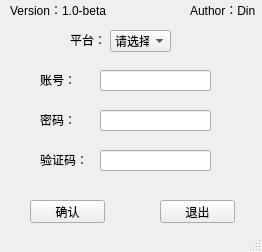
<?xml version="1.0" encoding="UTF-8"?>
<ui version="4.0">
 <class>MainWindow</class>
 <widget class="QMainWindow" name="MainWindow">
  <property name="geometry">
   <rect>
    <x>0</x>
    <y>0</y>
    <width>262</width>
    <height>252</height>
   </rect>
  </property>
  <property name="windowTitle">
   <string>MainWindow</string>
  </property>
  <widget class="QWidget" name="centralwidget">
   <widget class="QLineEdit" name="accountText">
    <property name="geometry">
     <rect>
      <x>100</x>
      <y>70</y>
      <width>111</width>
      <height>21</height>
     </rect>
    </property>
   </widget>
   <widget class="QLineEdit" name="passwordText">
    <property name="geometry">
     <rect>
      <x>100</x>
      <y>110</y>
      <width>111</width>
      <height>21</height>
     </rect>
    </property>
   </widget>
   <widget class="QLineEdit" name="codeText">
    <property name="geometry">
     <rect>
      <x>100</x>
      <y>150</y>
      <width>111</width>
      <height>21</height>
     </rect>
    </property>
   </widget>
   <widget class="QPushButton" name="confirmButton">
    <property name="geometry">
     <rect>
      <x>30</x>
      <y>200</y>
      <width>75</width>
      <height>23</height>
     </rect>
    </property>
    <property name="text">
     <string>确认</string>
    </property>
   </widget>
   <widget class="QPushButton" name="exitButton">
    <property name="geometry">
     <rect>
      <x>160</x>
      <y>200</y>
      <width>75</width>
      <height>23</height>
     </rect>
    </property>
    <property name="text">
     <string>退出</string>
    </property>
   </widget>
   <widget class="QLabel" name="accLabel">
    <property name="geometry">
     <rect>
      <x>40</x>
      <y>70</y>
      <width>61</width>
      <height>20</height>
     </rect>
    </property>
    <property name="text">
     <string>账号：</string>
    </property>
   </widget>
   <widget class="QLabel" name="passLabel">
    <property name="geometry">
     <rect>
      <x>40</x>
      <y>110</y>
      <width>61</width>
      <height>20</height>
     </rect>
    </property>
    <property name="text">
     <string>密码：</string>
    </property>
   </widget>
   <widget class="QLabel" name="codeLabel">
    <property name="geometry">
     <rect>
      <x>40</x>
      <y>150</y>
      <width>61</width>
      <height>20</height>
     </rect>
    </property>
    <property name="text">
     <string>验证码：</string>
    </property>
   </widget>
   <widget class="QLabel" name="Author">
    <property name="geometry">
     <rect>
      <x>190</x>
      <y>0</y>
      <width>81</width>
      <height>20</height>
     </rect>
    </property>
    <property name="text">
     <string>Author：Din</string>
    </property>
   </widget>
   <widget class="QComboBox" name="platformBox">
    <property name="geometry">
     <rect>
      <x>110</x>
      <y>30</y>
      <width>61</width>
      <height>22</height>
     </rect>
    </property>
    <item>
     <property name="text">
      <string>请选择</string>
     </property>
    </item>
    <item>
     <property name="text">
      <string>BB</string>
     </property>
    </item>
    <item>
     <property name="text">
      <string>ML</string>
     </property>
    </item>
   </widget>
   <widget class="QLabel" name="platformText">
    <property name="geometry">
     <rect>
      <x>70</x>
      <y>30</y>
      <width>41</width>
      <height>20</height>
     </rect>
    </property>
    <property name="text">
     <string>平台：</string>
    </property>
   </widget>
   <widget class="QLabel" name="Version">
    <property name="geometry">
     <rect>
      <x>10</x>
      <y>0</y>
      <width>101</width>
      <height>20</height>
     </rect>
    </property>
    <property name="text">
     <string>Version：1.0-beta</string>
    </property>
   </widget>
  </widget>
  <widget class="QStatusBar" name="statusbar"/>
 </widget>
 <resources/>
 <connections/>
</ui>
